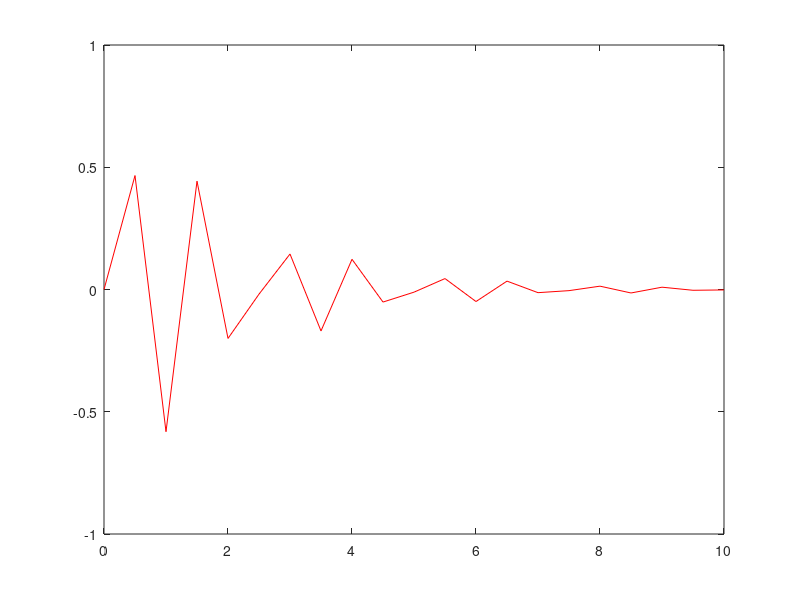

The MATLAB script that drew this image:
function PlotarGraficoIncorreto4a ()

x = 0 : 0.5 : 10; % valores de x incorretos
y = sin(5 * x) .* exp(-0.5 * x);
plot(x, y, 'r');
ylim([-1 1]); 